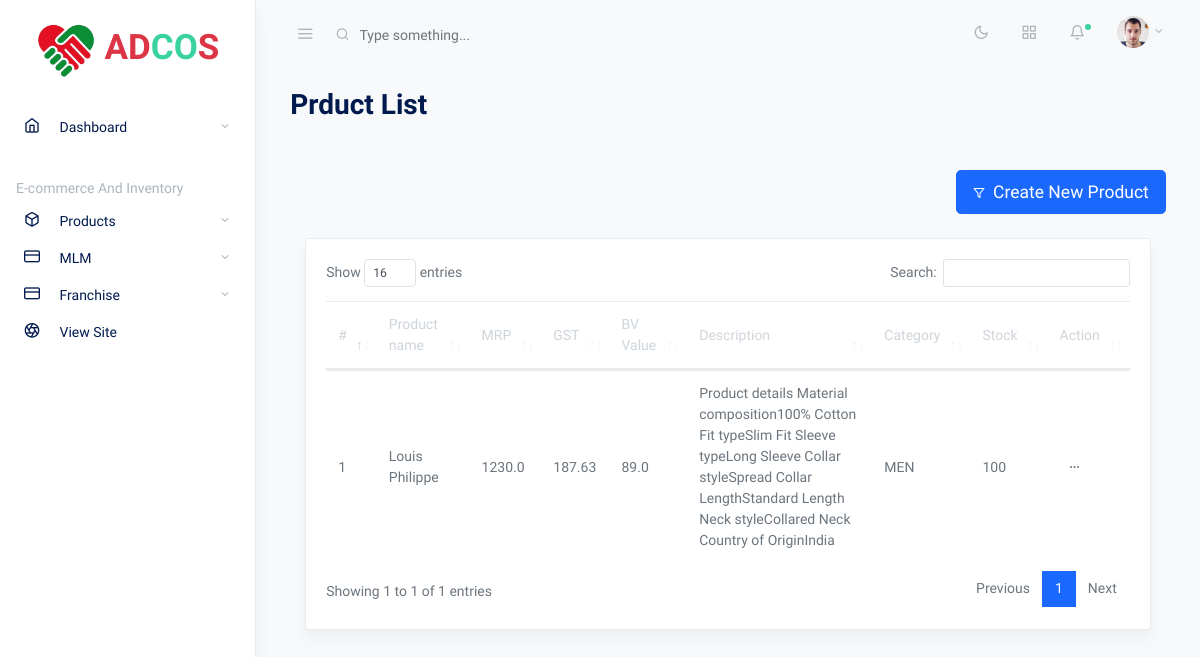
The app's page /ecome/Products (signed in) with its own data.
### ecom/models.py (models this page shows, shortened)
class Product(models.Model):
    category = models.ForeignKey(ProductCategory, on_delete=models.DO_NOTHING)
    product_name = models.CharField(max_length=255)
    product_sub_name = models.CharField(max_length=255, null=True, blank=True, default=" ")
    price = models.FloatField()
    status = models.BooleanField(default=True)
    stock = models.IntegerField()
    description = models.CharField(max_length=1000, null=True, blank=True)
    create_date = models.DateField(auto_now_add=True)
    product_BV = models.FloatField()
    stock_alert_value = models.FloatField(default=0)
    image_primary = models.FileField(upload_to="product_image",null=True, blank=True)
    image_s1 = models.FileField(upload_to="product_image", null=True, blank=True)
    image_s2 = models.FileField(upload_to="product_image", null=True, blank=True)
    price_before_tax = models.FloatField(null=True, blank=True)
    tax_amount = models.FloatField(null=True, blank=True)
    TAX_CHOICES = (
        ("Inclusive", "Inclusive"),
        ("Exclusive", "Exclusive"),
    )
    tax = models.CharField(max_length=20, choices=TAX_CHOICES)
    tax_value = models.ForeignKey(Tax, on_delete=models.CASCADE, null=True, blank=True)

class ProductCategory(models.Model):
    name = models.CharField(max_length=20)
    date_added = models.DateField(auto_now_add=True)
    active = models.BooleanField(default=True)
    def __str__(self):
        return str(self.name)

### ecom/views.py (the view)
# urls.py: path("Products",views.Products,name="Products"),
@login_required(login_url='SignIn')
def Products(request):
    product = Product.objects.filter(status = True)
    if request.method == 'POST':
        product_name = request.POST['name']
        product_sub_name = request.POST.get('sub_name', '')
        category_id = request.POST['category']
        price = request.POST['price']
        product_BV = request.POST['bv']
        stock = request.POST['stock']
        stock_alert_value = request.POST['stock_alert']
        tax = request.POST['tax_name']
        tax_value_id = request.POST['tax_value']
        description = request.POST.get('description', '')
        try:
            category = ProductCategory.objects.get(id=category_id)
            tax_value = Tax.objects.get(id=tax_value_id)
            product = Product.objects.create(
                category=category,
                product_name=product_name,
                product_sub_name=product_sub_name,
                price=price,
                product_BV=product_BV,
                stock=stock,
                stock_alert_value=stock_alert_value,
                tax=tax,
                tax_value=tax_value,
                description=description
            )
        except:
            messages.error(request,"Somthing Wrong...")
            return redirect(Products)
        try:
            if 'primary_image' in request.FILES:
                primary_image = request.FILES['primary_image']
                product.image_primary = primary_image
            if 'secondary_image1' in request.FILES:
                secondary_image1 = request.FILES['secondary_image1']
                product.image_s1 = secondary_image1
            if 'secondary_image2' in request.FILES:
                secondary_image2 = request.FILES['secondary_image2']
                product.image_s2 = secondary_image2
            product.save()
        except:
            messages.error(request,"Somthing Wrong...images are not saved....")
            return redirect(Products)
        messages.success(request,"Product Added Success")
        return redirect("Products")
    else:
        return render(request, 'dashboard/products.html', { 'food_category': ProductCategory.objects.all(),
                                                            'tax': Tax.objects.all(),
                                                            "product":product})

### ecom/models.py (called while the page is built)
    def __str__(self):
        return '{}  {} %'.format(str(self.tax_name),(self.tax_percentage))

### templates/dashboard/products.html (shortened to what this page needs)
{% extends 'dashboard/index.html' %}{% load static %}{% block admin %}
<link rel="stylesheet" href="{%static 'dashboard/css/dataTables.bootstrap4.css' %}">
<main role="main" class="main-content">
    <div class="container-fluid">
      <div class="row justify-content-center">
        <div class="col-12">
          <h2 class="mb-2 page-title">Prduct List</h2>
          <div class="row my-4">
                <div class="col-12">
                  <div class="row align-items-center my-4">
                    <div class="col-auto">
                      <button type="button" class="btn btn-primary btn-lg" data-toggle="modal" data-target="#defaultModal"><span class="fe fe-filter fe-12 mr-2"></span>Create New Product</button>
                    </div>
                  </div>
            <div class="col-md-12">
              <div class="card shadow">
                <div class="card-body">
                  <table class="table table-striped datatables" id="dataTable-1">
                    <thead>
                      <tr>
                        <th>#</th>
                        <th>Product name</th>
                        <th>MRP</th>
                        <th>GST</th>
                        <th>BV Value</th>
                        <th>Description</th>
                        <th>Category</th>
                        <th>Stock</th>
                        <th>Action</th>
                      </tr>
                    </thead>
                    <tbody>
                        {% for item in product%}
                      <tr>
                        <td>{{forloop.counter}}</td>
                        <td>{{item.product_name}}</td>
                        <td>{{item.price}}</td>
                        <td>{{item.tax_amount}}</td>
                        <td>{{item.product_BV}}</td>
                        <td>{{item.description}}</td>
                        <td>{{item.category}}</td>
                        <td>{{item.stock}}</td>
                        <td><button class="btn btn-sm dropdown-toggle more-horizontal" type="button" data-toggle="dropdown" aria-haspopup="true" aria-expanded="false">
                          </button>
                        </td>
                      </tr>
                      {% endfor %}
                    </tbody>
                  </table>
                </div>
              </div>
            </div>
          </div>
        </div>
      </div>
    </div>
</main>
{% endblock %}

### static/dashboard/css/feather.css (style rules this page uses)
.fe { font-family: "feather" !important; speak: none; font-style: normal; font-weight: normal; font-variant: normal; text-transform: none; line-height: 1; -webkit-font-smoothing: antialiased; -moz-osx-font-smoothing: grayscale; }
.fe-12 { font-size: 12px; }
.fe-filter:before { content: ""; }

### records on screen
Product: product_name "Louis Philippe", price "1230.0", tax_amount "187.63", product_BV "89.0", description "Product details Material composition100% Cotton Fit typeSlim Fit Sleeve typeLong Sleeve Collar styleSpread Collar LengthStandard Length Neck styleCollared Neck Country of OriginIndia", category "MEN", stock "100"
